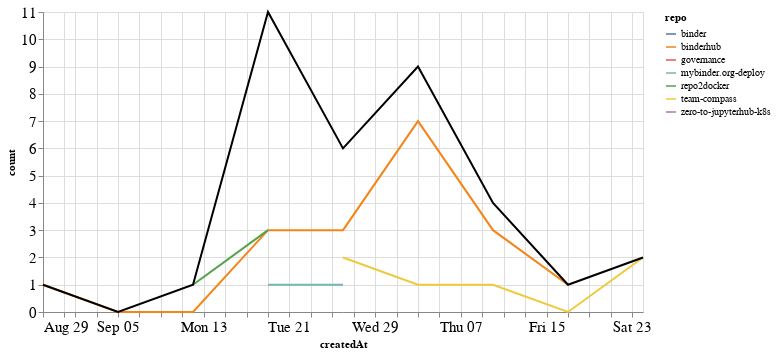

The code cell stored with this chart in its notebook:
### Markdown cell above
### Comments

### Code cell
comments_time = comments.groupby('repo').resample('W', on='createdAt').count()['author'].reset_index()
comments_time = comments_time.rename(columns={'author': 'count'})
comments_time_total = comments_time.groupby('createdAt').agg({"count": "sum"}).reset_index()
ch1 = alt.Chart(comments_time, width=600).mark_line().encode(
    x='createdAt',
    y='count',
    color='repo',
    tooltip="repo"
)

ch2 = alt.Chart(comments_time_total, width=600).mark_line(color="black").encode(
    x='createdAt',
    y='count',
)

ch1 + ch2

### Figure 1 — Vega-Lite specification as saved in the notebook (floating-point values rounded to 4 significant figures)
{"config": {"axisLeft": {"labelFontSize": 15}, "axisBottom": {"labelFontSize": 15}}, "layer": [{"data": {"name": "data-1fd457a63fe762e81d9ec9dc3c29768c"}, "mark": "line", "encoding": {"color": {"type": "nominal", "field": "repo"}, "tooltip": {"type": "nominal", "field": "repo"}, "x": {"type": "temporal", "field": "createdAt"}, "y": {"type": "quantitative", "field": "count"}}, "width": 600}, {"data": {"name": "data-f17a9ab6a7304cf3a70fb971e169336e"}, "mark": {"type": "line", "color": "black"}, "encoding": {"x": {"type": "temporal", "field": "createdAt"}, "y": {"type": "quantitative", "field": "count"}}, "width": 600}], "$schema": "https://vega.github.io/schema/vega-lite/v4.8.1.json", "datasets": {"data-1fd457a63fe762e81d9ec9dc3c29768c": [{"repo": "binder", "createdAt": "2021-09-19T00:00:00", "count": 3}, {"repo": "binderhub", "createdAt": "2021-08-29T00:00:00", "count": 1}, {"repo": "binderhub", "createdAt": "2021-09-05T00:00:00", "count": 0}, {"repo": "binderhub", "createdAt": "2021-09-12T00:00:00", "count": 0}, {"repo": "binderhub", "createdAt": "2021-09-19T00:00:00", "count": 3}, {"repo": "binderhub", "createdAt": "2021-09-26T00:00:00", "count": 3}, {"repo": "binderhub", "createdAt": "2021-10-03T00:00:00", "count": 7}, {"repo": "binderhub", "createdAt": "2021-10-10T00:00:00", "count": 3}, {"repo": "binderhub", "createdAt": "2021-10-17T00:00:00", "count": 1}, {"repo": "governance", "createdAt": "2021-09-19T00:00:00", "count": 1}, {"repo": "mybinder.org-deploy", "createdAt": "2021-09-19T00:00:00", "count": 1}, {"repo": "mybinder.org-deploy", "createdAt": "2021-09-26T00:00:00", "count": 1}, {"repo": "repo2docker", "createdAt": "2021-09-12T00:00:00", "count": 1}, {"repo": "repo2docker", "createdAt": "2021-09-19T00:00:00", "count": 3}, {"repo": "team-compass", "createdAt": "2021-09-26T00:00:00", "count": 2}, {"repo": "team-compass", "createdAt": "2021-10-03T00:00:00", "count": 1}, {"repo": "team-compass", "createdAt": "2021-10-10T00:00:00", "count": 1}, {"repo": "team-compass", "createdAt": "2021-10-17T00:00:00", "count": 0}, {"repo": "team-compass", "createdAt": "2021-10-24T00:00:00", "count": 2}, {"repo": "zero-to-jupyterhub-k8s", "createdAt": "2021-10-03T00:00:00", "count": 1}], "data-f17a9ab6a7304cf3a70fb971e169336e": [{"createdAt": "2021-08-29T00:00:00", "count": 1}, {"createdAt": "2021-09-05T00:00:00", "count": 0}, {"createdAt": "2021-09-12T00:00:00", "count": 1}, {"createdAt": "2021-09-19T00:00:00", "count": 11}, {"createdAt": "2021-09-26T00:00:00", "count": 6}, {"createdAt": "2021-10-03T00:00:00", "count": 9}, {"createdAt": "2021-10-10T00:00:00", "count": 4}, {"createdAt": "2021-10-17T00:00:00", "count": 1}, {"createdAt": "2021-10-24T00:00:00", "count": 2}]}}
